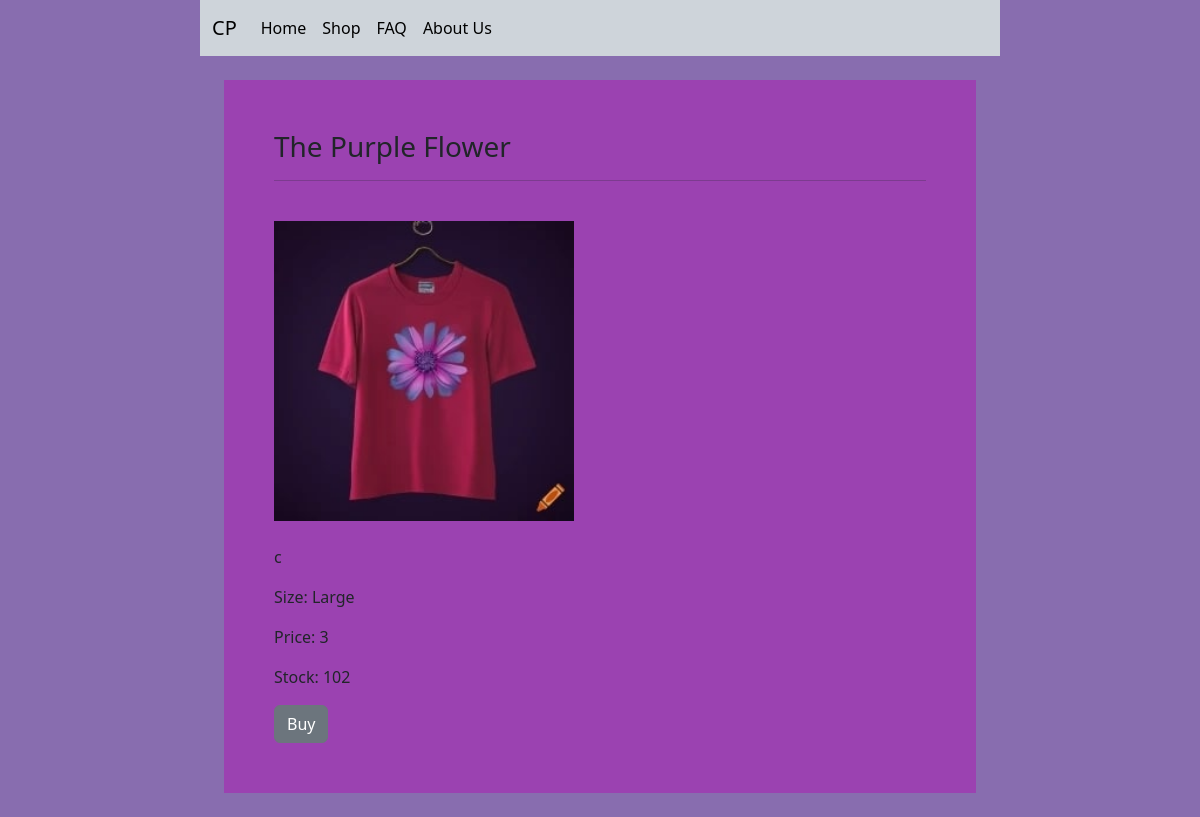
The app's page /products/3 with its own data.
### tables this page shows
CREATE TABLE "items" (
	"id"	INTEGER NOT NULL,
	"name"	TEXT NOT NULL,
	"price"	INTEGER,
	"size"	TEXT NOT NULL,
	"image_filename"	TEXT,
	"description"	TEXT,
	"stock"	INTEGER NOT NULL,
	"timestamp"	TIMESTAMP NOT NULL DEFAULT CURRENT_TIMESTAMP,
	"image"	BLOB,
	PRIMARY KEY("id" AUTOINCREMENT)
);

### myapp/app.py (the view)
@app.route('/products/<string:name>')
def item_by_name(name):
    item = get_sizes_by_name(name)
    product = get_item_by_name(name)
    return render_template("item.html", item=item, display_type='name', name=name, product=product)

### myapp/app.py (called while the page is built)
@app.route('/products/<int:product_id>')
def item_by_id(product_id):
    item = get_item_by_id(product_id)
    image_filename = item['image_url']
    image_path = url_for('static', filename='img/' + image_filename)
    return render_template("item.html", item=item, display_type='id', product_id=product_id, product=item, image_path=image_path)

### myapp/data.py (called while the page is built)
def connect_to_db(path):
    conn = sqlite3.connect(path)
    conn.row_factory = sqlite3.Row
    return conn, conn.cursor()

def get_item_by_id(product_id):
    conn, cur = connect_to_db(db_path)
    query = 'SELECT *, "/static/img/" || image_filename AS image_url FROM items WHERE id = ?'
    value = product_id
    result = cur.execute(query, (value,)).fetchone()
    conn.close()
    return result

### myapp/templates/item.html (shortened to what this page needs)
{% extends 'base.html' %}
{% block content %}
<div id="product">
  {% if display_type == 'name' %}
    <h3>{{ product.name }}</h3><hr><br>
    <h4>Choose your desired size:</h4><br>
    <ul class="list-container">
      {% for size in item %}
          <li class="list-item" id="product_size">
              <a href="{{ url_for('item_by_id', product_id=size['id']) }}">{{ size['size'] }}</a>
          </li>
      {% endfor %}
    </ul>
  {% elif display_type == 'id' %}
    <h3>{{ product.name }}</h3><hr><br>
    <img src="{{ item['image_url'] }}" id="product_image"><br><br>
    <p>{{ product.description }}</p>
    <p>Size: {{ product.size }}</p>
    <p>Price: {{ product.price }}</p>
    <p>Stock: {{ product.stock }}</p>
    {% if session.logged_in %}
    <p>Last Modified: {{ product.timestamp }}</p>
    <form action="{{ url_for('modify') }}" method="post">
      <input type="hidden" name="product_id" value="{{ product.id }}">
      <input class="btn btn-secondary" type="submit" name="action" value="edit"></input>
      <input class="btn btn-danger" type="submit" name="action" value="delete"></input>
    </form>
    {% else %}
    <form action="{{ url_for('buy', product_name=item['name'], product_size=item['size'], product_price=item['price']) }}" method="POST">
      <input class="btn btn-secondary" type="submit" name="action" value="Buy"></input>
    </form>
    {% endif %}
  {% endif %}
</div>
{% endblock %}

### myapp/static/css/style.css (style rules this page uses)
img { height: 100%; width: 100%; }
body { padding: 0px 200px 0px 200px; background-color: #886DAF; }
* { box-sizing: content-box; }
#product_image { height:300px; width:auto; }
#product { background-color: #9b42b1; padding: 50px; }
#product_image { height: 300px; width: auto; }

### records on screen
items: name "The Purple Flower", description "c", size "Large", price "3", stock "102"
